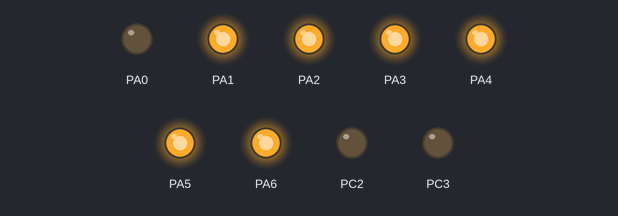
Recording of a program running on a simulated ATmega32, built with avr-gcc and emulated at 1 MHz (the files do not name the chip). Parts: output pins drawn as LEDs (lit = HIGH).

Above: at 0.5 s.
At 2.5 s:
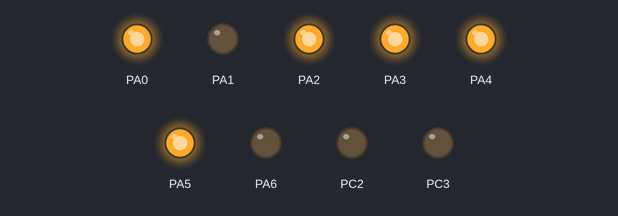
At 3.5 s:
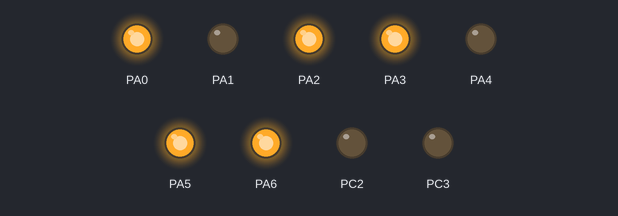
At 5.5 s:
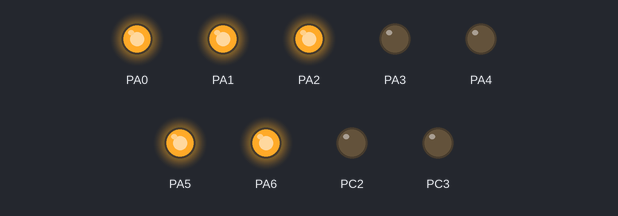
At 8.5 s:
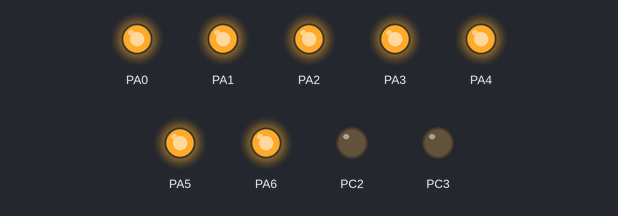
At 11.5 s:
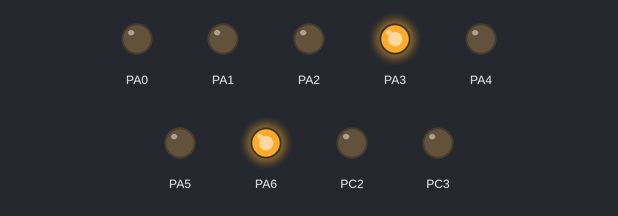
Timing chart, 0 to 13.0 s (numbered marks = the images above):
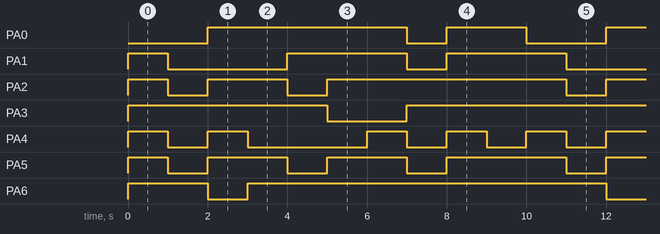

The program:

main.c
```c
/*
 * jmenotohlejeono.c
 *
 * Created: 04.12.2023 13:14:47
 * Author : stepan.krousky
 */

#define F_CPU 1000000UL
#include <avr/io.h>
#include <util/delay.h>

#define c0 0b01111110;
#define c1 0b01001000;
#define c2 0b00111101;
#define c3 0b01101101;
#define c4 0b01001011;
#define c5 0b01100111;
#define c6 0b01110111;
#define c7 0b01001100;
#define c8 0b01111111;
#define c9 0b01101111;

int main(void)
{
	DDRA=0b01111111;
	DDRC=0b00001100;
	while (1)
	{
		uint8_t i;
		for (i = 0; i <= 9; i++)
		{
			cislo(i);
			_delay_ms(1000);
		}
	}
}

void cislo(uint8_t znak) {
	switch(znak) {
		case 0:
			PORTA=c0;
			break;
		case 1:
			PORTA=c1;
			break;
		case 2:
			PORTA=c2;
			break;
		case 3:
			PORTA=c3;
			break;
		case 4:
			PORTA=c4;
			break;
		case 5:
			PORTA=c5;
			break;
		case 6:
			PORTA=c6;
			break;
		case 7:
			PORTA=c7;
			break;
		case 8:
			PORTA=c8;
			break;
		case 9:
			PORTA=c9;
			break;
	}
}
```

Measured:
- by itself, PA0: repeats every 10.0 s: LOW 1.0 s, HIGH 2.0 s, LOW 2.0 s, HIGH 5.0 s
- by itself, PA1: repeats every 10.0 s: LOW 3.0 s, HIGH 3.0 s, LOW 1.0 s, HIGH 3.0 s
- by itself, PA2: repeats every 10.0 s: LOW 1.0 s, HIGH 2.0 s, LOW 1.0 s, HIGH 6.0 s
- by itself, PA3: repeats every 10.0 s: LOW 2.0 s, HIGH 8.0 s
- by itself, PA4: repeats every 10.0 s: LOW 1.0 s, HIGH 1.0 s, LOW 3.0 s, 2 × (HIGH 1.0 s, LOW 1.0 s), HIGH 1.0 s
- by itself, PA5: repeats every 10.0 s: 2 × (LOW 1.0 s, HIGH 2.0 s), LOW 1.0 s, HIGH 3.0 s
- by itself, PA6: repeats every 10.0 s: LOW 1.0 s, HIGH 9.0 s
